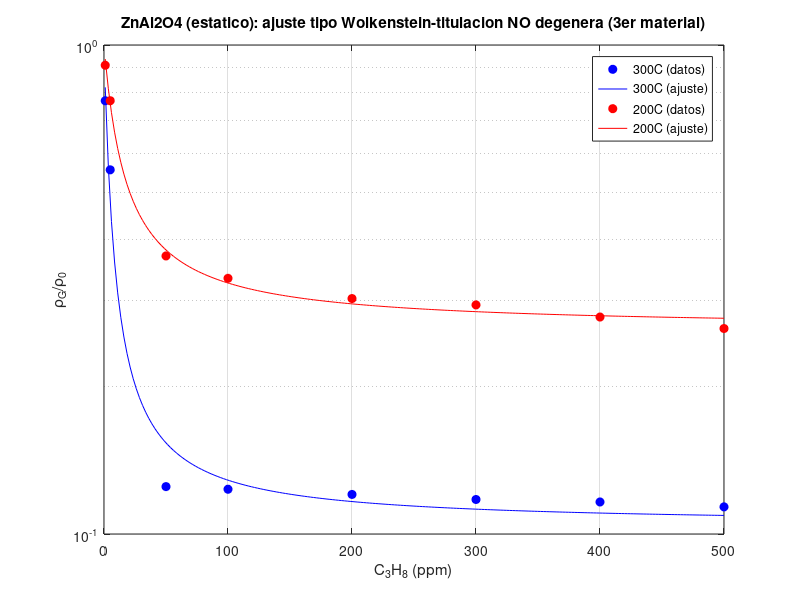

This figure's MATLAB source:
% ====================================================================== %
%  fit_ZnAl2O4_titulacion.m - Tercer material: ZnAl2O4 pellets, prueba
%  ESTATICA (Guillen-Bonilla et al. 2021, Sensors 21, 2362, Fig. 10a).
%  Contexto: se uso este paper primero para intentar un discriminador A/B
%  (estatico vs dinamico, mismo material) - quedo INCONCLUSO (ver bitacora,
%  demasiados confundentes: concentracion real post-dilucion desconocida
%  en el protocolo dinamico, lectura dinamica no necesariamente en estado
%  estacionario). Pero la serie ESTATICA sola sirve como tercer punto de
%  comparacion para la pregunta "converge K o degenera" (CuSb2O6 vs GdCoO3).
%
%  OJO: salvo los dos anclajes exactos en texto (S=2.8 a 200C/500ppm,
%  S=7.8 a 300C/500ppm), el resto de la serie se leyo VISUALMENTE de la
%  Fig. 10a (no hay tabla numerica) - menor confianza que CuSb2O6/GdCoO3.
% ====================================================================== %

C = [1,5,50,100,200,300,400,500];
S_300 = [0.3,0.8,7.0,7.1,7.3,7.5,7.6,7.8];  % lectura visual + anclas exactas
S_200 = [0.1,0.3,1.7,2.0,2.3,2.4,2.6,2.8];  % lectura visual + anclas exactas

opts = optimset('Display','off','TolX',1e-12,'TolFun',1e-12,'MaxFunEvals',20000,'MaxIter',20000);
modelWolk = @(x,P) exp(-x(1).*(x(2).*P./(1+x(2).*P))); % rho_rel(0)=1

results = struct();
figure; hold on; box on; set(gca,'YScale','log');
for k=1:2
    if k==1, S=S_300; T=573; lbl='ZnAl2O4_300C'; col='b'; else, S=S_200; T=473; lbl='ZnAl2O4_200C'; col='r'; end
    rho_rel = 1./(1+S);
    logdata = log(rho_rel);
    cost = @(x) sum((log(modelWolk(x,C))-logdata).^2);
    [xfit,~] = fminsearch(cost, [3,0.01], opts);
    rhofit = modelWolk(xfit,C);
    R2 = 1 - sum((log(rhofit)-logdata).^2)/sum((logdata-mean(logdata)).^2);
    kT_eV = 8.617e-5*T;
    results.(lbl) = struct('A',xfit(1),'K',xfit(2),'R2',R2,'DeltaVsMax',xfit(1)*kT_eV);
    fprintf('%-16s A=%.4f  K=%.5f/ppm  R2=%.4f  DeltaVsMax=%.4f eV\n', lbl, xfit(1), xfit(2), R2, xfit(1)*kT_eV);

    semilogy(C, rho_rel, 'o', 'Color', col, 'MarkerFaceColor', col);
    Cfine = linspace(1,500,200);
    semilogy(Cfine, modelWolk(xfit,Cfine), '-', 'Color', col);
end
legend({'300C (datos)','300C (ajuste)','200C (datos)','200C (ajuste)'},'Location','best');
xlabel('C_3H_8 (ppm)'); ylabel('\rho_G/\rho_0');
title('ZnAl2O4 (estatico): ajuste tipo Wolkenstein-titulacion NO degenera (3er material)');
grid on;

% CONCLUSION (ver bitacora): NO degenera (K finito, R2 alto), igual que
% GdCoO3 y a diferencia de CuSb2O6. K aqui es ~20-30x mayor que en GdCoO3
% (satura mucho antes, ~50ppm) pero la forma se sostiene igual.
% Con esto: 2 de 3 materiales (GdCoO3, ZnAl2O4) bien portados; CuSb2O6 es
% la anomalia, no el patron - la afirmacion mas solida disponible para
% un futuro paper, mas solida que cualquier conclusion sobre Escenario A/B.
